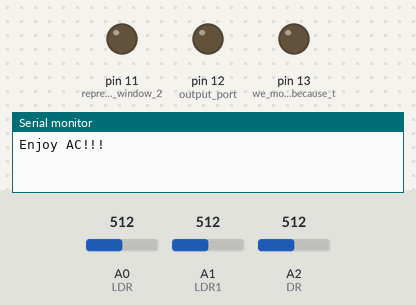
The sketch below on a simulated Arduino Uno, built with avr-gcc and run on an emulated ATmega328P. Parts: output pins drawn as LEDs (lit = HIGH), the last lines printed to the serial monitor. The test bench sets the inputs (shaded band); at power-on: A0 (LDR) = 512, A1 (LDR1) = 512, A2 (DR) = 512.

Above: at 1.8 s.
1.9 s: A0 (LDR) set to 793
4.2 s: A0 (LDR) set to 816
At 6.4 s:
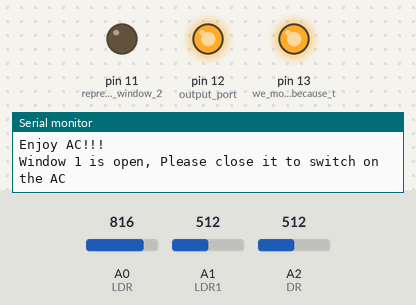
7.5 s: A1 (LDR1) set to 842
10.2 s: A1 (LDR1) set to 858
At 12.3 s:
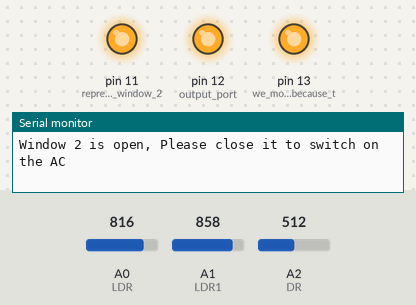
13.5 s: A0 (LDR) set to 716
At 16.3 s:
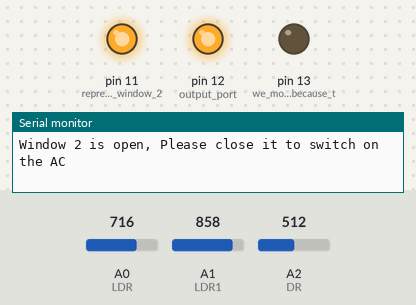
16.6 s: A2 (DR) set to 415
18.1 s: A2 (DR) set to 385
Timing chart, 0 to 21.1 s (numbered marks = the images above; inputs shaded):
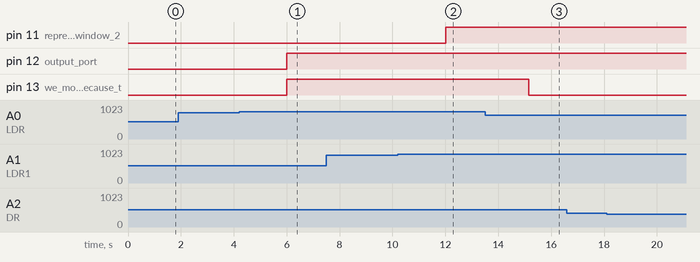

Measured:
- the behaviour switches between 800 and 801 on A0 (LDR) (found by bisection; images 0 and 1)
- the behaviour switches between 850 and 851 on A1 (LDR1) (found by bisection; images 1 and 2)
- after the input at 4.2 s, pin 12 (output_port), pin 13 (we_mostly_use13_because_t): LOW → HIGH after 1.8 s
- after the input at 10.2 s, pin 11 (represents_window_2): LOW → HIGH after 1.8 s
- after the input at 13.5 s, pin 13 (we_mostly_use13_because_t): HIGH → LOW after 1.7 s

The sketch:

Main_prog.ino
```cpp
int LDR = 0;      //analog pin to which LDR is connected, here we set it to 0 so it means A0 window 1
int LDR1= 1; // A1 window 2
int DR= 2; // It takes value for manual overwrite of the AC
int LDRValue = 0;                    //that’s a variable to store LDR values
int light_sensitivity = 800; //This is the approx value of light surrounding your LDR
int override_sensitivity= 400; //checks whether override switch is on or off
int light_sensitivity2=850; // second ldr threshold
int LDRValue1=0;
int override=0;
int count=0;
void setup()
{
  Serial.begin(9600);
  //start the serial monitor with 9600 buad
  pinMode(13, OUTPUT);  //we mostly use13 because there is already a built in yellow LED in arduino which shows output when 13 pin is enabled
  pinMode(11, OUTPUT); // represents window 2

 pinMode(12, OUTPUT); //output port(Connected to AC)

}

void loop()
{
  count=0;
  override= analogRead(DR);
  LDRValue = analogRead(LDR);          //reads the ldr’s value through LDR which we have set to Analog input 0 “A0″
  LDRValue1= analogRead(LDR1);

  //

  //Serial.println(override);
    //Serial.println(LDRValue1);

  //prints the LDR values to serial monitor
  delay(1000);                                                //This is the speed by which LDR sends value to arduino

  if (LDRValue > light_sensitivity)
  {
    digitalWrite(12, HIGH);
    digitalWrite(13, HIGH);
    count=1;
    Serial.println("Window 1 is open, Please close it to switch on the AC\n");
}
else {
  digitalWrite(13, LOW);
}
   if (LDRValue1 > light_sensitivity2)
  {
    digitalWrite(12, HIGH);
    digitalWrite(11, HIGH);
    count=1;


   Serial.println("Window 2 is open, Please close it to switch on the AC\n");
  }
  else{
  digitalWrite(11, LOW);
  }
  if (count==0)
  {
    digitalWrite(13, LOW);
    digitalWrite(11, LOW);
    digitalWrite(12, LOW);

   Serial.println("Enjoy AC!!!\n"); // none of the above condition is true so turn on the AC (Windows are closed)
  }
  if (override< 400
  )
  {
  Serial.println("Overide switch is on"); //If override switch is on Prompt the user.
  }
}
```
